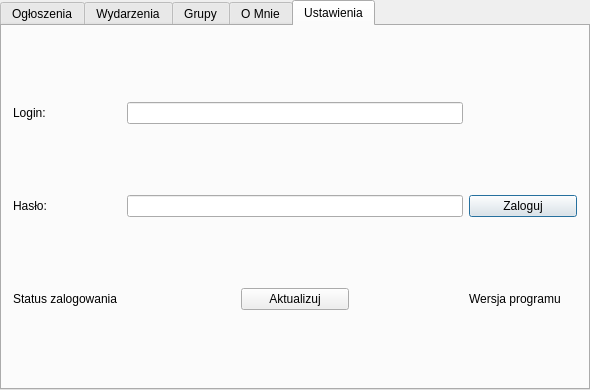
<?xml version="1.0" encoding="UTF-8"?>
<ui version="4.0">
 <class>MainWindow</class>
 <widget class="QMainWindow" name="MainWindow">
  <property name="geometry">
   <rect>
    <x>0</x>
    <y>0</y>
    <width>590</width>
    <height>390</height>
   </rect>
  </property>
  <property name="windowTitle">
   <string>Formoza</string>
  </property>
  <widget class="QWidget" name="Zakladki">
   <layout class="QGridLayout" name="gridLayout_2">
    <property name="leftMargin">
     <number>0</number>
    </property>
    <property name="topMargin">
     <number>0</number>
    </property>
    <property name="rightMargin">
     <number>0</number>
    </property>
    <property name="bottomMargin">
     <number>0</number>
    </property>
    <property name="spacing">
     <number>0</number>
    </property>
    <item row="0" column="0">
     <widget class="QTabWidget" name="tabWidget">
      <property name="enabled">
       <bool>true</bool>
      </property>
      <property name="currentIndex">
       <number>4</number>
      </property>
      <widget class="QWidget" name="Ogloszenia">
       <property name="enabled">
        <bool>false</bool>
       </property>
       <attribute name="title">
        <string>Ogłoszenia</string>
       </attribute>
       <layout class="QGridLayout" name="gridLayout">
        <item row="0" column="0" rowspan="2">
         <widget class="QScrollArea" name="Ogloszenia_scroll">
          <property name="widgetResizable">
           <bool>true</bool>
          </property>
          <widget class="QWidget" name="Ogloszenia_scrollArea">
           <property name="geometry">
            <rect>
             <x>0</x>
             <y>0</y>
             <width>98</width>
             <height>70</height>
            </rect>
           </property>
           <layout class="QGridLayout" name="gridLayout_3">
            <property name="leftMargin">
             <number>0</number>
            </property>
            <property name="topMargin">
             <number>0</number>
            </property>
            <property name="rightMargin">
             <number>0</number>
            </property>
            <property name="bottomMargin">
             <number>0</number>
            </property>
            <property name="spacing">
             <number>0</number>
            </property>
            <item row="0" column="0">
             <widget class="QListView" name="Ogloszenia_list"/>
            </item>
           </layout>
          </widget>
         </widget>
        </item>
        <item row="0" column="1">
         <widget class="QLabel" name="Ogloszenia_temat">
          <property name="text">
           <string>Temat</string>
          </property>
          <property name="alignment">
           <set>Qt::AlignCenter</set>
          </property>
         </widget>
        </item>
        <item row="1" column="1">
         <widget class="QTextBrowser" name="Ogloszenia_text"/>
        </item>
       </layout>
      </widget>
      <widget class="QWidget" name="Wydarzenia">
       <property name="enabled">
        <bool>false</bool>
       </property>
       <attribute name="title">
        <string>Wydarzenia</string>
       </attribute>
       <layout class="QGridLayout" name="gridLayout_5">
        <item row="1" column="3">
         <widget class="QLabel" name="Wydarzenia_temat">
          <property name="text">
           <string>Temat</string>
          </property>
          <property name="alignment">
           <set>Qt::AlignCenter</set>
          </property>
         </widget>
        </item>
        <item row="2" column="2" colspan="3">
         <widget class="QLabel" name="Wydarzenia_info">
          <property name="text">
           <string>Dodatkowe Info</string>
          </property>
          <property name="alignment">
           <set>Qt::AlignCenter</set>
          </property>
         </widget>
        </item>
        <item row="4" column="0" colspan="2">
         <widget class="QLabel" name="Wydarzenia_decyzja">
          <property name="text">
           <string>Weźmiesz udział?</string>
          </property>
         </widget>
        </item>
        <item row="4" column="2" colspan="2">
         <widget class="QPushButton" name="Wydarzenia_b_tak">
          <property name="text">
           <string>Tak</string>
          </property>
         </widget>
        </item>
        <item row="4" column="4">
         <widget class="QPushButton" name="Wydarzenia_b_nie">
          <property name="text">
           <string>Nie</string>
          </property>
         </widget>
        </item>
        <item row="0" column="0" rowspan="4" colspan="3">
         <widget class="QScrollArea" name="Wydarzenia_scroll">
          <property name="lineWidth">
           <number>1</number>
          </property>
          <property name="widgetResizable">
           <bool>true</bool>
          </property>
          <widget class="QWidget" name="Wydarzenia_scrollArea">
           <property name="geometry">
            <rect>
             <x>0</x>
             <y>0</y>
             <width>98</width>
             <height>70</height>
            </rect>
           </property>
           <layout class="QGridLayout" name="gridLayout_4">
            <property name="sizeConstraint">
             <enum>QLayout::SetDefaultConstraint</enum>
            </property>
            <property name="leftMargin">
             <number>0</number>
            </property>
            <property name="topMargin">
             <number>0</number>
            </property>
            <property name="rightMargin">
             <number>0</number>
            </property>
            <property name="bottomMargin">
             <number>0</number>
            </property>
            <property name="spacing">
             <number>0</number>
            </property>
            <item row="0" column="0">
             <widget class="QListWidget" name="Wydarzenia_list">
              <property name="frameShape">
               <enum>QFrame::StyledPanel</enum>
              </property>
              <property name="batchSize">
               <number>100</number>
              </property>
             </widget>
            </item>
           </layout>
          </widget>
         </widget>
        </item>
        <item row="3" column="3" colspan="2">
         <widget class="QTextBrowser" name="Wydarzenia_text"/>
        </item>
       </layout>
      </widget>
      <widget class="QWidget" name="Grupy">
       <property name="enabled">
        <bool>false</bool>
       </property>
       <attribute name="title">
        <string>Grupy</string>
       </attribute>
       <layout class="QGridLayout" name="gridLayout_6">
        <item row="0" column="0" rowspan="2">
         <widget class="QScrollArea" name="Grupy_scroll">
          <property name="widgetResizable">
           <bool>true</bool>
          </property>
          <widget class="QWidget" name="Grupy_scrollArea">
           <property name="geometry">
            <rect>
             <x>0</x>
             <y>0</y>
             <width>98</width>
             <height>70</height>
            </rect>
           </property>
           <layout class="QGridLayout" name="gridLayout_9">
            <property name="leftMargin">
             <number>0</number>
            </property>
            <property name="topMargin">
             <number>0</number>
            </property>
            <property name="rightMargin">
             <number>0</number>
            </property>
            <property name="bottomMargin">
             <number>0</number>
            </property>
            <property name="spacing">
             <number>0</number>
            </property>
            <item row="0" column="0">
             <widget class="QListWidget" name="Grupy_list"/>
            </item>
           </layout>
          </widget>
         </widget>
        </item>
        <item row="0" column="1">
         <widget class="QLabel" name="Grupy_opis">
          <property name="text">
           <string>Tytuł</string>
          </property>
          <property name="textFormat">
           <enum>Qt::AutoText</enum>
          </property>
          <property name="alignment">
           <set>Qt::AlignLeading|Qt::AlignLeft|Qt::AlignVCenter</set>
          </property>
          <property name="wordWrap">
           <bool>true</bool>
          </property>
         </widget>
        </item>
        <item row="1" column="1">
         <widget class="QTabWidget" name="Grupy_tab">
          <property name="currentIndex">
           <number>0</number>
          </property>
          <widget class="QWidget" name="Grupy_Czlonkowie">
           <attribute name="title">
            <string>Członkowie</string>
           </attribute>
           <layout class="QGridLayout" name="gridLayout_10">
            <property name="leftMargin">
             <number>0</number>
            </property>
            <property name="topMargin">
             <number>0</number>
            </property>
            <property name="rightMargin">
             <number>0</number>
            </property>
            <property name="bottomMargin">
             <number>0</number>
            </property>
            <property name="spacing">
             <number>0</number>
            </property>
            <item row="0" column="0">
             <widget class="QScrollArea" name="Grupy_Czlonkowie_scroll">
              <property name="widgetResizable">
               <bool>true</bool>
              </property>
              <widget class="QWidget" name="Grupy_Czlonkowie_scrollArea">
               <property name="geometry">
                <rect>
                 <x>0</x>
                 <y>0</y>
                 <width>98</width>
                 <height>70</height>
                </rect>
               </property>
               <layout class="QGridLayout" name="gridLayout_11">
                <property name="leftMargin">
                 <number>0</number>
                </property>
                <property name="topMargin">
                 <number>0</number>
                </property>
                <property name="rightMargin">
                 <number>0</number>
                </property>
                <property name="bottomMargin">
                 <number>0</number>
                </property>
                <property name="spacing">
                 <number>0</number>
                </property>
                <item row="0" column="0">
                 <widget class="QListWidget" name="Grupy_Czlonkowie_list"/>
                </item>
               </layout>
              </widget>
             </widget>
            </item>
           </layout>
          </widget>
          <widget class="QWidget" name="Grupy_Ogloszenia">
           <attribute name="title">
            <string>Ogłoszenia</string>
           </attribute>
          </widget>
          <widget class="QWidget" name="Grupy_Dyskusje">
           <attribute name="title">
            <string>Dyskusje</string>
           </attribute>
          </widget>
         </widget>
        </item>
       </layout>
      </widget>
      <widget class="QWidget" name="OMnie">
       <property name="enabled">
        <bool>false</bool>
       </property>
       <attribute name="title">
        <string>O Mnie</string>
       </attribute>
       <layout class="QGridLayout" name="gridLayout_7">
        <item row="0" column="0">
         <widget class="QLabel" name="OMnie_imie">
          <property name="text">
           <string>Imię</string>
          </property>
         </widget>
        </item>
        <item row="0" column="1">
         <widget class="QLabel" name="OMnie_nazwisko">
          <property name="text">
           <string>Nazwisko</string>
          </property>
         </widget>
        </item>
        <item row="1" column="0" colspan="2">
         <widget class="QLabel" name="OMnie_stopien">
          <property name="text">
           <string>Stopień</string>
          </property>
         </widget>
        </item>
        <item row="2" column="0" colspan="2">
         <widget class="QLabel" name="OMnie_funkcja">
          <property name="text">
           <string>Funkcja</string>
          </property>
         </widget>
        </item>
        <item row="3" column="0">
         <spacer name="verticalSpacer">
          <property name="orientation">
           <enum>Qt::Vertical</enum>
          </property>
          <property name="sizeHint" stdset="0">
           <size>
            <width>20</width>
            <height>40</height>
           </size>
          </property>
         </spacer>
        </item>
       </layout>
      </widget>
      <widget class="QWidget" name="Ustawienia">
       <property name="enabled">
        <bool>true</bool>
       </property>
       <attribute name="title">
        <string>Ustawienia</string>
       </attribute>
       <layout class="QGridLayout" name="gridLayout_8">
        <item row="0" column="1" colspan="3">
         <widget class="QLineEdit" name="Ustawienia_login_input"/>
        </item>
        <item row="0" column="0">
         <widget class="QLabel" name="Ustawienia_login">
          <property name="text">
           <string>Login:</string>
          </property>
         </widget>
        </item>
        <item row="1" column="0">
         <widget class="QLabel" name="Ustawienia_haslo">
          <property name="text">
           <string>Hasło:</string>
          </property>
         </widget>
        </item>
        <item row="1" column="1" colspan="3">
         <widget class="QLineEdit" name="Ustawienia_haslo_input">
          <property name="echoMode">
           <enum>QLineEdit::Password</enum>
          </property>
         </widget>
        </item>
        <item row="1" column="4">
         <widget class="QPushButton" name="Ustawienia_b_zaloguj">
          <property name="text">
           <string>Zaloguj</string>
          </property>
          <property name="autoDefault">
           <bool>true</bool>
          </property>
          <property name="default">
           <bool>true</bool>
          </property>
         </widget>
        </item>
        <item row="2" column="0" colspan="2">
         <widget class="QLabel" name="Ustawienia_status">
          <property name="text">
           <string>Status zalogowania</string>
          </property>
         </widget>
        </item>
        <item row="2" column="4">
         <widget class="QLabel" name="Ustawienia_wersja">
          <property name="text">
           <string>Wersja programu</string>
          </property>
         </widget>
        </item>
        <item row="2" column="2">
         <widget class="QPushButton" name="Ustawienia_b_aktualizuj">
          <property name="text">
           <string>Aktualizuj</string>
          </property>
         </widget>
        </item>
       </layout>
      </widget>
     </widget>
    </item>
   </layout>
  </widget>
 </widget>
 <layoutdefault spacing="6" margin="11"/>
 <resources/>
 <connections/>
</ui>
